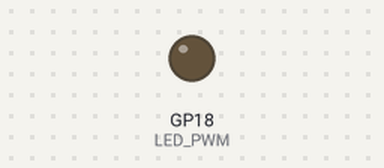
A program run on a simulated Raspberry Pi Pico running MicroPython. Shown: output pins drawn as LEDs (lit = HIGH).

Above: at 0.15 s.
Timing chart, 0 to 40.0 s (numbered marks = the images above):
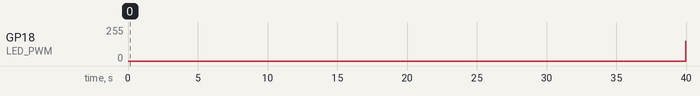

The program:

blink.py
```python
from machine import Pin, PWM
import utime

LED_PWM = PWM(Pin(18))

val=0
LED_PWM.freq(500)
while True:
    while val<65500:
        val=val+50
        utime.sleep_ms(1)
        LED_PWM.duty_u16(val)

    while val>0:
        val=val-50
        utime.sleep_ms(1)
        LED_PWM.duty_u16(val)
```

Measured:
- by itself, GP18 (LED_PWM): 0/255 → 149/255 at 40.0 s
